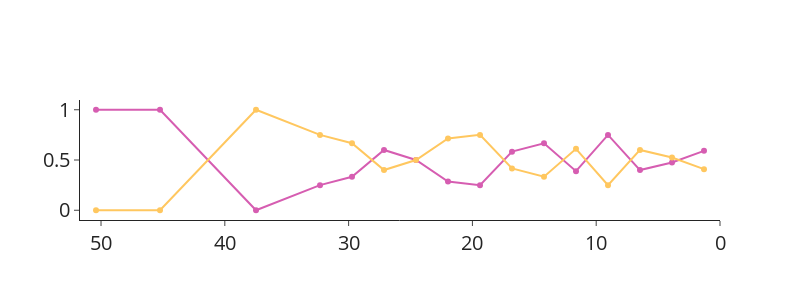

The notebook cell this image was saved under:
### Code cell
tre = Tree('/mnt/ivy/thliao/project/ML_oxygen/testing_sets/sequential_dating/r45_withsishuo/root45_dated.nwk',format=3)
name2node = {_.name: _ for _ in tre.traverse()}

sub_df = pd.read_csv('/mnt/ivy/thliao/project/ML_oxygen/testing_sets/WoL/LR_predicted/summarized_prob.tsv',sep='\t',index_col=0)

col = 'dist'
hist_d = np.histogram(sub_df[col], bins=20, range = (0,max(sub_df[col])) )
xs = []
ys1 = []
ys2 = []
ys = []
left = 0
for right in hist_d[1]:
    #print(left,right)
    sdf = sub_df.loc[(sub_df[col]>=left) & (sub_df[col]<right),:]
    sdf = sdf.loc[[_ for _ in sdf.index if not _.startswith('G')],:]
    
    remaining_nodes = []
    for n,row in sdf.iterrows():
        if inherit(n)=='Shifts':
            remaining_nodes.append(n)
    ssdf = sdf.loc[remaining_nodes,:]
    if ssdf.shape[0]==0:continue
    num_anaerobe = len(ssdf.index[ssdf['A']<0.5])
    num_aerobe = ssdf.shape[0]-num_anaerobe
    ys2.append(num_aerobe/ssdf.shape[0])
    ys1.append(num_anaerobe/ssdf.shape[0])
    #ys.append(sdf.shape[0]/(sub_df.shape[0]-10575))
    xs.append(max(sub_df[col])-(left+right)/2)
    left = right
#     if sdf.shape[0]>1:
#         break
import plotly.graph_objects as go
fig = go.Figure()
fig.add_scatter(x=xs,y=ys1,marker={'color':'#d65db1',},mode='markers+lines',name='Ratio of anaerobe from aerobes',showlegend=False,)
fig.add_scatter(x=xs,y=ys2,marker={'color':'#ffc75f',},mode='markers+lines',name='Ratio of aerobe from anaerobes',showlegend=False)
# fig.add_scatter(x=xs,y=ys2,mode='lines',opacity=0.7,fillcolor='#FFC75F', 
#                 marker=dict(size=4),
#                 name='Aerobe',fill='tozeroy',stackgroup='one',line=dict(width=0),showlegend=False)
# fig.add_scatter(x=xs,y=ys1,mode='lines',opacity=0.7,fillcolor='#D65DB1',
#                 name='Anaerobe',fill='tonexty',stackgroup='one',line=dict(width=0),showlegend=False)
# fig.add_scatter(x=xs,y=ys,mode='markers+lines',name='Ratio of anaerobe')
fig.update_layout(height=300,width=800,xaxis_range=[max(sub_df[col]),0],yaxis_zeroline=False,
                  #yaxis_range=[-0.01,1],
                  font_size=20,
                 template='simple_white')
fig.show()        
fig.write_image('/mnt/ivy/thliao/project/ML_oxygen/testing_sets/sequential_dating/r45_withsishuo/turnover_ratios.pdf')

### Figure 1 — Plotly figure (JSON) as saved in the notebook; plotly's stock layout.template omitted (floating-point values rounded to 4 significant figures)
{"data": [{"marker": {"color": "#d65db1"}, "mode": "markers+lines", "name": "Ratio of anaerobe from aerobes", "showlegend": false, "type": "scatter", "x": [50.41, 45.24, 37.48, 32.31, 29.73, 27.14, 24.56, 21.97, 19.39, 16.8, 14.22, 11.63, 9.047, 6.462, 3.877, 1.292], "y": [1, 1, 0, 0.25, 0.3333, 0.6, 0.5, 0.2857, 0.25, 0.5833, 0.6667, 0.3889, 0.75, 0.4, 0.475, 0.5909]}, {"marker": {"color": "#ffc75f"}, "mode": "markers+lines", "name": "Ratio of aerobe from anaerobes", "showlegend": false, "type": "scatter", "x": [50.41, 45.24, 37.48, 32.31, 29.73, 27.14, 24.56, 21.97, 19.39, 16.8, 14.22, 11.63, 9.047, 6.462, 3.877, 1.292], "y": [0, 0, 1, 0.75, 0.6667, 0.4, 0.5, 0.7143, 0.75, 0.4167, 0.3333, 0.6111, 0.25, 0.6, 0.525, 0.4091]}], "layout": {"font": {"size": 20}, "height": 300, "width": 800, "xaxis": {"range": [51.7, 0], "type": "linear"}, "yaxis": {"autorange": true, "range": [-0.09701, 1.097], "type": "linear", "zeroline": false}}}
